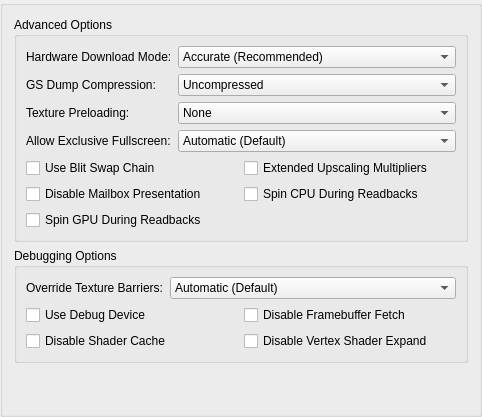
     <widget class="QGroupBox" name="advancedTab">
      <attribute name="title">
       <string extracomment="Advanced here refers to the advanced graphics options.">Advanced</string>
      </attribute>
      <layout class="QVBoxLayout" name="advancedTabLayout">
       <item>
        <widget class="QGroupBox" name="advancedOptions">
         <property name="title">
          <string>Advanced Options</string>
         </property>
         <layout class="QFormLayout" name="advancedOptionsFormLayout">
          <item row="0" column="0">
           <widget class="QLabel" name="hwDownloadModeLabel">
            <property name="text">
             <string>Hardware Download Mode:</string>
            </property>
           </widget>
          </item>
          <item row="0" column="1">
           <widget class="QComboBox" name="gsDownloadMode">
            <item>
             <property name="text">
              <string>Accurate (Recommended)</string>
             </property>
            </item>
            <item>
             <property name="text">
              <string>Disable Readbacks (Synchronize GS Thread)</string>
             </property>
            </item>
            <item>
             <property name="text">
              <string>Unsynchronized (Non-Deterministic)</string>
             </property>
            </item>
            <item>
             <property name="text">
              <string>Disabled (Ignore Transfers)</string>
             </property>
            </item>
           </widget>
          </item>
          <item row="1" column="0">
           <widget class="QLabel" name="gsDumpCompressionLabel">
            <property name="text">
             <string>GS Dump Compression:</string>
            </property>
           </widget>
          </item>
          <item row="1" column="1">
           <widget class="QComboBox" name="gsDumpCompression">
            <item>
             <property name="text">
              <string>Uncompressed</string>
             </property>
            </item>
            <item>
             <property name="text">
              <string>LZMA (xz)</string>
             </property>
            </item>
            <item>
             <property name="text">
              <string>Zstandard (zst)</string>
             </property>
            </item>
           </widget>
          </item>
          <item row="10" column="0" colspan="2">
           <layout class="QGridLayout" name="gridLayout_9">
            <item row="1" column="1">
             <widget class="QCheckBox" name="extendedUpscales">
              <property name="text">
               <string>Extended Upscaling Multipliers</string>
              </property>
             </widget>
            </item>
            <item row="2" column="0">
             <widget class="QCheckBox" name="disableMailboxPresentation">
              <property name="text">
               <string extracomment="Mailbox Presentation: a type of graphics-rendering technique that has not been exposed to the public that often, so chances are you will need to keep the word mailbox in English. It does not have anything to do with postal mailboxes or email inboxes/outboxes.">Disable Mailbox Presentation</string>
              </property>
             </widget>
            </item>
            <item row="1" column="0">
             <widget class="QCheckBox" name="useBlitSwapChain">
              <property name="text">
               <string extracomment="Blit = a data operation. You might want to write it as-is, but fully uppercased. More information: https://en.wikipedia.org/wiki/Bit_blit \nSwap chain: see Microsoft's Terminology Portal.">Use Blit Swap Chain</string>
              </property>
             </widget>
            </item>
            <item row="2" column="1">
             <widget class="QCheckBox" name="spinCPUDuringReadbacks">
              <property name="text">
               <string>Spin CPU During Readbacks</string>
              </property>
             </widget>
            </item>
            <item row="3" column="0">
             <widget class="QCheckBox" name="spinGPUDuringReadbacks">
              <property name="text">
               <string>Spin GPU During Readbacks</string>
              </property>
             </widget>
            </item>
           </layout>
          </item>
          <item row="6" column="0">
           <widget class="QLabel" name="exclussiveFSLabel">
            <property name="text">
             <string>Allow Exclusive Fullscreen:</string>
            </property>
           </widget>
          </item>
          <item row="6" column="1">
           <widget class="QComboBox" name="exclusiveFullscreenControl">
            <item>
             <property name="text">
              <string>Automatic (Default)</string>
             </property>
            </item>
            <item>
             <property name="text">
              <string>Disallowed</string>
             </property>
            </item>
            <item>
             <property name="text">
              <string>Allowed</string>
             </property>
            </item>
           </widget>
          </item>
          <item row="5" column="1">
           <widget class="QComboBox" name="texturePreloading">
            <item>
             <property name="text">
              <string>None</string>
             </property>
            </item>
            <item>
             <property name="text">
              <string>Partial</string>
             </property>
            </item>
            <item>
             <property name="text">
              <string>Full (Hash Cache)</string>
             </property>
            </item>
           </widget>
          </item>
          <item row="5" column="0">
           <widget class="QLabel" name="label">
            <property name="text">
             <string>Texture Preloading:</string>
            </property>
           </widget>
          </item>
         </layout>
        </widget>
       </item>
       <item>
        <widget class="QGroupBox" name="debuggingOptions">
         <property name="title">
          <string>Debugging Options</string>
         </property>
         <layout class="QFormLayout" name="debuggingOptionsFormLayout">
          <item row="0" column="0">
           <widget class="QLabel" name="barriersLabel">
            <property name="text">
             <string>Override Texture Barriers:</string>
            </property>
           </widget>
          </item>
          <item row="0" column="1">
           <widget class="QComboBox" name="overrideTextureBarriers">
            <item>
             <property name="text">
              <string>Automatic (Default)</string>
             </property>
            </item>
            <item>
             <property name="text">
              <string>Force Disabled</string>
             </property>
            </item>
            <item>
             <property name="text">
              <string>Force Enabled</string>
             </property>
            </item>
           </widget>
          </item>
          <item row="2" column="0" colspan="2">
           <layout class="QGridLayout" name="debuggingOptionsLayout">
            <item row="0" column="1">
             <widget class="QCheckBox" name="disableFramebufferFetch">
              <property name="text">
               <string>Disable Framebuffer Fetch</string>
              </property>
             </widget>
            </item>
            <item row="1" column="0">
             <widget class="QCheckBox" name="disableShaderCache">
              <property name="text">
               <string>Disable Shader Cache</string>
              </property>
             </widget>
            </item>
            <item row="1" column="1">
             <widget class="QCheckBox" name="disableVertexShaderExpand">
              <property name="text">
               <string>Disable Vertex Shader Expand</string>
              </property>
             </widget>
            </item>
            <item row="0" column="0">
             <widget class="QCheckBox" name="useDebugDevice">
              <property name="text">
               <string>Use Debug Device</string>
              </property>
             </widget>
            </item>
           </layout>
          </item>
         </layout>
        </widget>
       </item>
       <item>
        <spacer name="verticalSpacer_2">
         <property name="orientation">
          <enum>Qt::Orientation::Vertical</enum>
         </property>
         <property name="sizeHint" stdset="0">
          <size>
           <width>20</width>
           <height>40</height>
          </size>
         </property>
        </spacer>
       </item>
      </layout>
     </widget>
